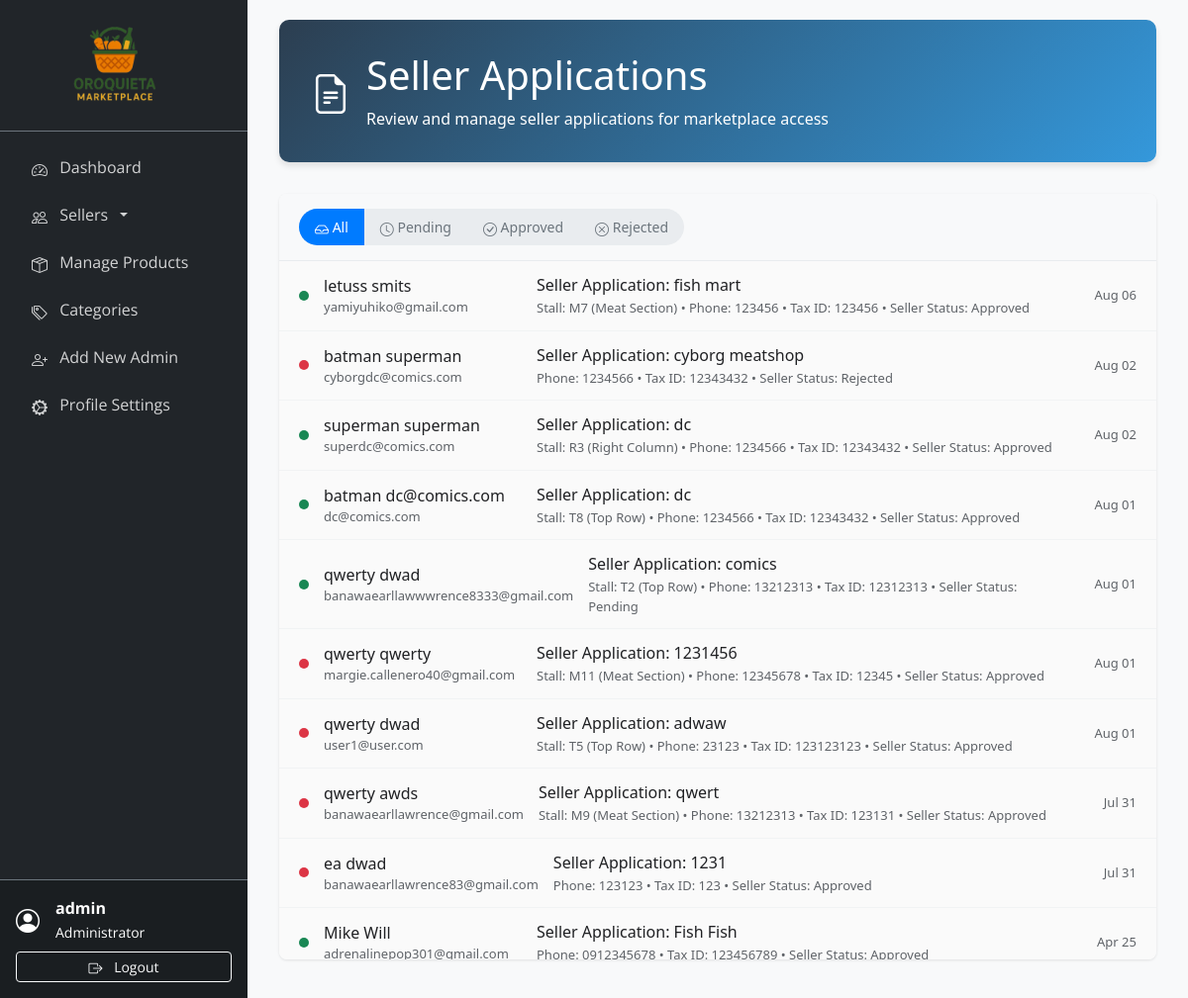
Before: /admin/seller_applications.php (signed in) with the older database file.
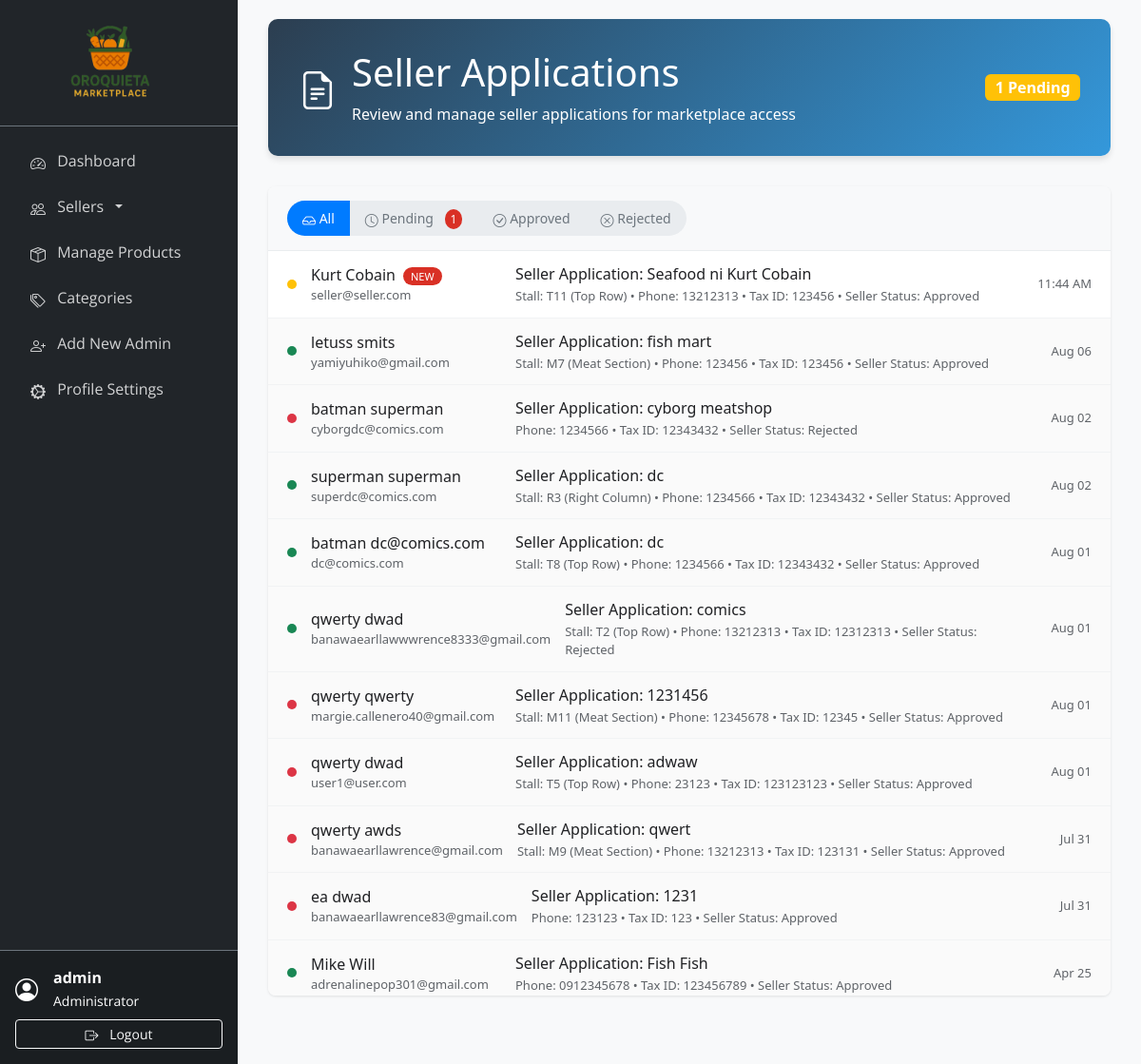
After: the same page with the newer database file.
### tables this page shows
CREATE TABLE `seller_applications` (
  `id` int(11) NOT NULL,
  `seller_id` int(11) NOT NULL,
  `business_name` varchar(255) NOT NULL,
  `business_phone` varchar(20) NOT NULL,
  `tax_id` varchar(50) DEFAULT NULL,
  `documents_submitted` text DEFAULT NULL,
  `selected_stall` varchar(10) DEFAULT NULL,
  `status` enum('pending','approved','rejected') DEFAULT 'pending',
  `admin_notes` text DEFAULT NULL,
  `created_at` timestamp NOT NULL DEFAULT current_timestamp(),
  `updated_at` timestamp NOT NULL DEFAULT current_timestamp() ON UPDATE current_timestamp()
);

CREATE TABLE `sellers` (
  `id` int(11) NOT NULL,
  `username` varchar(50) NOT NULL,
  `email` varchar(100) NOT NULL,
  `password` varchar(255) NOT NULL,
  `first_name` varchar(50) DEFAULT NULL,
  `last_name` varchar(50) DEFAULT NULL,
  `phone` varchar(20) DEFAULT NULL,
  `address` text DEFAULT NULL,
  `profile_image` varchar(255) DEFAULT NULL,
  `facebook_url` varchar(255) DEFAULT NULL,
  `is_active` tinyint(1) DEFAULT 1,
  `status` enum('pending','approved','rejected','suspended') DEFAULT 'pending',
  `created_at` timestamp NOT NULL DEFAULT current_timestamp(),
  `updated_at` timestamp NOT NULL DEFAULT current_timestamp() ON UPDATE current_timestamp()
);

### admin/seller_applications.php (the view, shortened to what the changed rows need)
<?php
require_once '../includes/db_connect.php';
$pending_count_sql = "SELECT COUNT(*) FROM seller_applications WHERE status = 'pending'";
$pending_count = $pdo->query($pending_count_sql)->fetchColumn();
?>
<!DOCTYPE html>
<html lang="en">
<head>
    <link href="https://cdn.jsdelivr.net/npm/bootstrap@5.3.0/dist/css/bootstrap.min.css" rel="stylesheet">
    <link rel="stylesheet" href="https://cdn.jsdelivr.net/npm/bootstrap-icons@1.10.0/font/bootstrap-icons.css">
    <link rel="stylesheet" href="../assets/css/seller_applications.css">
</head>
<body>
    <?php include 'sidebar.php'; ?>
    <div class="main-content">
        <div class="container-fluid">
            <div class="page-header">
                <div class="d-flex align-items-center justify-content-between">
                    <div class="d-flex align-items-center">
                        <div>
                            <h1 class="mb-2">Seller Applications</h1>
                        </div>
                    </div>
                    <?php if ($pending_count > 0): ?>
                        <div class="notification-badge">
                            <span class="badge bg-warning fs-6"><?php echo $pending_count; ?> Pending</span>
                        </div>
                    <?php endif; ?>
                </div>
            </div>
            <div class="inbox-container">
                <div class="inbox-header">
                    <div class="inbox-filters">
                        <button class="btn" onclick="filterApplications('pending', this)">
                            <i class="bi bi-clock"></i> Pending
                            <?php if ($pending_count > 0): ?>
                                <span class="notification-count"><?php echo $pending_count; ?></span>
                            <?php endif; ?>
                        </button>
                    </div>
                </div>
                <div class="inbox-list" id="inboxList">
                    <?php
                    $sql = "SELECT sa.*, s.username, s.email as seller_email, s.phone, s.first_name, s.last_name, s.status as seller_status,
                                   st.stall_number, st.section, st.floor_number
                            FROM seller_applications sa
                            LEFT JOIN sellers s ON sa.seller_id = s.id
                            LEFT JOIN stall_applications sta ON sa.seller_id = sta.seller_id AND sta.status IN ('pending', 'approved')
                            LEFT JOIN stalls st ON sta.stall_id = st.id
                            ORDER BY sa.created_at DESC";
                    $stmt = $pdo->query($sql);
                    if ($stmt->rowCount() > 0) {
                        while ($row = $stmt->fetch()) {
                            $is_new = (strtotime($row['created_at']) > strtotime('-24 hours'));
                            $read_status = ($row['status'] == 'pending') ? 'unread' : 'read';
                            $business_name = $row['business_name'] ?? $row['username'] ?? 'N/A';
                            $owner_name = $row['bank_account_name'] ?? trim(($row['first_name'] ?? '') . ' ' . ($row['last_name'] ?? '')) ?: $row['username'] ?? 'N/A';
                            $email = $row['business_email'] ?? $row['seller_email'] ?? 'N/A';
                            $phone = $row['business_phone'] ?? $row['phone'] ?? 'N/A';
                            $preview_parts = [];
                            if ($row['stall_number']) {
                                $preview_parts[] = "Stall: {$row['stall_number']} ({$row['section']})";
                            }
                            $preview_parts[] = "Phone: {$phone}";
                            if ($row['tax_id']) {
                                $preview_parts[] = "Tax ID: {$row['tax_id']}";
                            }
                            if ($row['seller_status']) {
                                $preview_parts[] = "Seller Status: " . ucfirst($row['seller_status']);
                            }
                            $preview_text = implode(' • ', $preview_parts);
                            $timestamp = date('M d', strtotime($row['created_at']));
                            if (date('Y-m-d') == date('Y-m-d', strtotime($row['created_at']))) {
                                $timestamp = date('g:i A', strtotime($row['created_at']));
                            }
                            echo "<div class='inbox-item {$read_status}' data-status='{$row['status']}' onclick='viewApplication({$row['id']})'>";
                            echo "  <div class='status-dot {$row['status']}'></div>";
                            echo "  <div class='sender-info'>";
                            echo "    <div class='sender-name'>{$owner_name}";
                            if ($is_new && $row['status'] == 'pending') {
                                echo "<span class='new-badge'>NEW</span>";
                            }
                            echo "    </div>";
                            echo "    <div class='sender-email'>{$email}</div>";
                            echo "  </div>";
                            echo "  <div class='subject-preview'>";
                            echo "    <div class='subject'>Seller Application: {$business_name}</div>";
                            echo "    <div class='preview-text'>{$preview_text}</div>";
                            echo "  </div>";
                            echo "  <div class='timestamp'>{$timestamp}</div>";
                            echo "</div>";
                        }
                    } else {
                        echo "<div class='empty-inbox'>";
                        echo "  <i class='bi bi-inbox'></i>";
                        echo "  <h4>No applications yet</h4>";
                        echo "  <p>Seller applications will appear here when submitted.</p>";
                        echo "</div>";
                    }
                    ?>
                </div>
            </div>
        </div>
    </div>
</body>
</html>

Changed rows visible on the page:
added seller_applications: seller.last_name "Kurt Cobain", status "NEW", seller.email "seller@seller.com", business_name "Seafood ni Kurt Cobain", preview_text "Stall: T11 (Top Row) • Phone: 13212313 • Tax ID: 123456 • Seller Status: Approved", created_at "11:44 AM"
computed for seller_applications "comics": preview_text "Stall: T2 (Top Row) • Phone: 13212313 • Tax ID: 12312313 • Seller Status: Pending" → "Stall: T2 (Top Row) • Phone: 13212313 • Tax ID: 12312313 • Seller Status: Rejected"
Other visible differences:
$pending_count: (not shown) → "1"
text now shown: "Pending"
